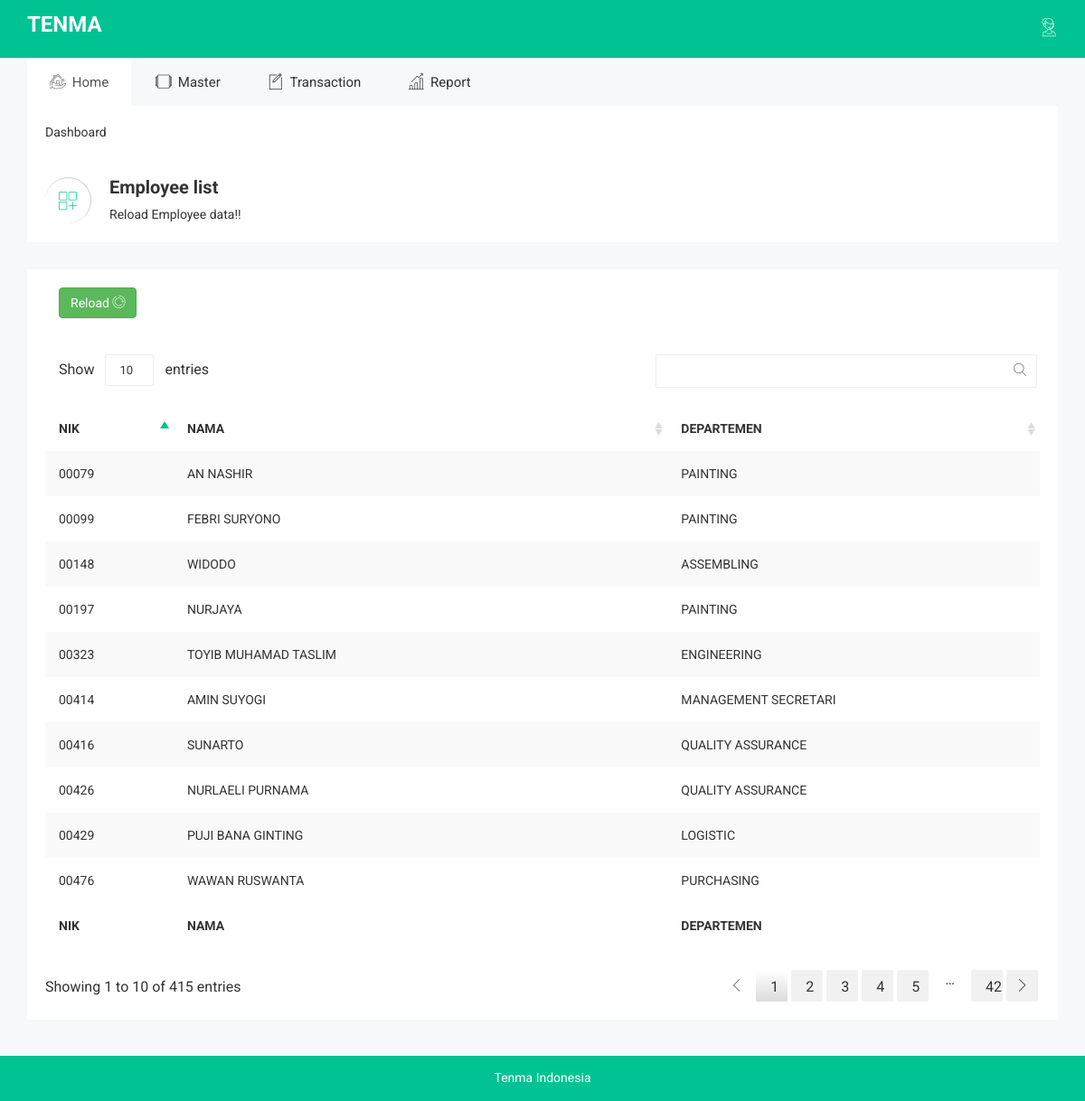
The page /index.php?page=karyawan (signed in) on the database its author committed.
### tables this page shows
CREATE TABLE `karyawan` (
  `id` varchar(20) NOT NULL,
  `nik` varchar(20) DEFAULT NULL,
  `nama_karyawan` varchar(50) DEFAULT NULL,
  `dept` varchar(20) DEFAULT NULL,
  `flag` int(11) DEFAULT NULL,
  PRIMARY KEY (`id`)
);

### views/karyawan_list.php (the view)
<?php
include "config/koneksi.php";
?>
<div class="form-element-area">
        <div class="container">
            <div class="row animated zoomIn">
<div class="breadcomb-area">
        <div class="container">
            <div class="row">
                <div class="col-lg-12 col-md-12 col-sm-12 col-xs-12">
                    <div class="breadcomb-list">
                        <div class="row">
                            <div class="col-lg-6 col-md-6 col-sm-6 col-xs-12">
                                <div class="breadcomb-wp">
                                    <div class="breadcomb-icon">
                                        <i class="notika-icon notika-app"></i>
                                    </div>
                                    <div class="breadcomb-ctn">
                                        <h2>Employee list</h2>
                                        <p>Reload <span class="bread-ntd">Employee data!!</span></p>
                                    </div>
                                </div>
                            </div>
                        </div>
                    </div>
                </div>
            </div>
        </div>
    </div>
    <div class="notika-status-area">
        <div class="container">
            <div class="row">
                <div class="col-lg-12 col-md-12 col-sm-12 col-xs-12">
                    <div class="wb-traffic-inner notika-shadow sm-res-mg-t-30 tb-res-mg-t-30">
                         <div class="col-lg-12 col-md-12 col-sm-12 col-xs-12">
                    <form action="models/karyawan_reload.php" method="POST">
                          <table>
                        <th>
                 <button type="submit" name="add" class="btn btn-success">
                           Reload <i class="notika-icon notika-refresh"></i></button>
                        </th>
                        </table>
                    </form>
                </div>
                    </div>
                </div>
            </div>
        </div>
    </div>
    <div class="data-table-area">
        <div class="container">
            <div class="row">
                <div class="col-lg-12 col-md-12 col-sm-12 col-xs-12">
                    <div class="data-table-list">
                        <div class="table-responsive">
                            <table id="data-table-basic" class="table table-striped">
                                    <thead>
                                        <tr>
                           <th>NIK</th>
                          <th>NAMA</th>
                          <th>DEPARTEMEN</th>
                                        </tr>
                                    </thead>
                                    <tbody>
<?php
$sql=mysqli_query($koneksi,"SELECT * FROM karyawan");
while($data=mysqli_fetch_array($sql))
{
?>
            <tr>
            <td><?php echo $data['nik'];?></td>
            <td><?php echo $data['nama_karyawan'];?></td>
            <td><?php echo $data['dept'];?></td>
            </tr>
<?php
}
?>
                                    </tbody>
                            <tfoot>
                                <tr>
                           <th>NIK</th>
                          <th>NAMA</th>
                          <th>DEPARTEMEN</th>
                                </tr>
                            </tfoot>
                            </table>
                        </div>
                    </div>
                </div>
            </div>
        </div>
    </div>
            </div>
        </div>
    </div>

### assets/css/themesaller-forms.css (style rules this page uses)
html, body { border: 0; margin: 0; padding: 0; font-size: 100%; vertical-align: baseline; font: inherit; }
body { margin: 0; padding: 0; background:url(../images/body_bg.jpg) no-repeat center top; }

### assets/css/main.css (style rules this page uses)
html { color: #222; font-size: 1em; line-height: 1.4; }

### assets/js/DataTables/datatables.css (style rules this page uses)
table.dataTable { width: 100%; margin: 0 auto; clear: both; border-collapse: separate; border-spacing: 0; }
table.dataTable thead th, table.dataTable tfoot th { font-weight: bold; }
table.dataTable thead th, table.dataTable thead td { padding: 10px 18px; border-bottom: 1px solid #111; }
table.dataTable tfoot th, table.dataTable tfoot td { padding: 10px 18px 6px 18px; border-top: 1px solid #111; }
table.dataTable thead .sorting, table.dataTable thead .sorting_asc, table.dataTable thead .sorting_desc, table.dataTable thead .sorting_asc_disabled, table.dataTable thead .sorting_desc_disabled { cursor: pointer; *cursor: hand; background-repeat: no-repeat; background-position: center right; }
table.dataTable thead .sorting { background-image: url("DataTables-1.10.18/images/sort_both.png"); }
table.dataTable thead .sorting_asc { background-image: url("DataTables-1.10.18/images/sort_asc.png"); }
table.dataTable tbody tr { background-color: #ffffff; }
table.dataTable tbody th, table.dataTable tbody td { padding: 8px 10px; }
table.dataTable, table.dataTable th, table.dataTable td { box-sizing: content-box; }

### rows shown on the page
karyawan: nik "00079", nama_karyawan "AN NASHIR", dept "PAINTING"
karyawan: nik "00099", nama_karyawan "FEBRI SURYONO", dept "PAINTING"
karyawan: nik "00148", nama_karyawan "WIDODO", dept "ASSEMBLING"
karyawan: nik "00197", nama_karyawan "NURJAYA", dept "PAINTING"
karyawan: nik "00323", nama_karyawan "TOYIB MUHAMAD TASLIM", dept "ENGINEERING"
karyawan: nik "00414", nama_karyawan "AMIN SUYOGI", dept "MANAGEMENT SECRETARI"
karyawan: nik "00416", nama_karyawan "SUNARTO", dept "QUALITY ASSURANCE"
karyawan: nik "00426", nama_karyawan "NURLAELI PURNAMA", dept "QUALITY ASSURANCE"
karyawan: nik "00429", nama_karyawan "PUJI BANA GINTING", dept "LOGISTIC"
karyawan: nik "00476", nama_karyawan "WAWAN RUSWANTA", dept "PURCHASING"
